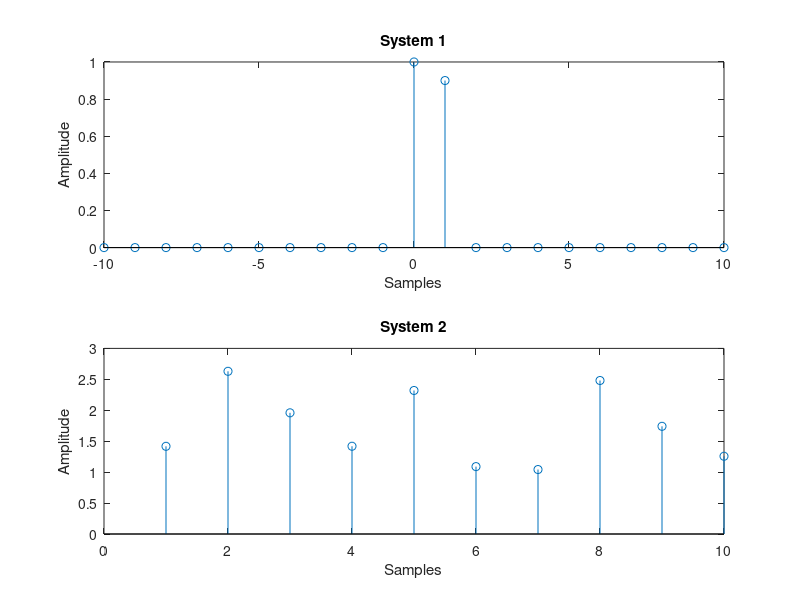

Write the MATLAB code that produced this figure.
%Program to find linearity of system 1 
clear all; close all; 
% System 1 
% Linearity 
b = [1 0]; 
a = [1 0.9]; 
x1= rand(1,10); 
x2 = rand (1,10); 
x3 = rand (1,10); 
y2 = filter (b, a, 2.*x1); 
y5 = filter (b, a,2.* x2); 
y = filter (b, a, x1); 
y0 = filter (b, a, x2); 
y6 = y2+y5; 
y7 = 2*y+2*y0; 
if (y6-y7 == 0) 
disp ('System 1 is Linear ') 
else 
disp ('System 1 is Non Linear ') 
end; 
% Causality--------%%% 
n1= -10:1:10; 
x = [zeros(1,10) 1 zeros(1,10)]; 
y1 = filter (a, b, x); 
subplot (2, 1, 1); 
stem (n1,y1); 
title('System 1'); 
xlabel (' Samples ');  
ylabel (' Amplitude '); 
% Stability 
T = abs (y1); 
t = sum (T); 
if (t < 1000) 
disp ('System 1 is Stable ') 
else 
disp ('System 1 is Unstable ') 
end; 
%System 2 
% 1 % Linearity 
y8 = exp (x2); 
y9 = exp (x3); 
y10 = 5*y8+5*y9; 
y11 = exp(5*x2+5*x3); 
if (y11-y10==0) 
disp ('System 2 is Linear ') 
else 
disp ('System 2 is Non Linear ') 
end; 
% 2 % Causality 
Y8= exp (x); 
subplot (2, 1, 2); 
 
stem (y8); 
title('System 2'); 
xlabel (' Samples '); 
ylabel (' Amplitude '); 
% 3 % Stability 
T1= abs (y8); 
t1 = sum (T1); 
if (t1 < 1000) 
disp ('System 2 is Stable ') 
else 
disp ('System 2 is Unstable ') 
end;